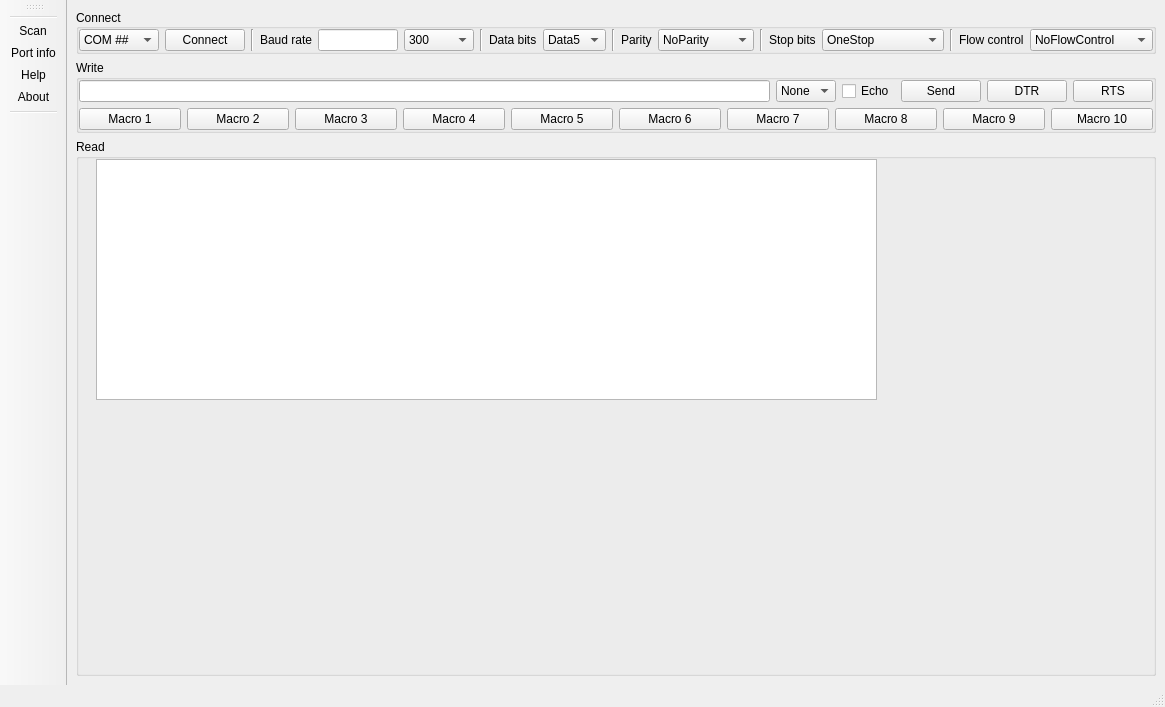
<?xml version="1.0" encoding="UTF-8"?>
<ui version="4.0">
 <class>MainWindow</class>
 <widget class="QMainWindow" name="MainWindow">
  <property name="geometry">
   <rect>
    <x>0</x>
    <y>0</y>
    <width>1127</width>
    <height>707</height>
   </rect>
  </property>
  <property name="windowTitle">
   <string>Terminal by ZoMbiE</string>
  </property>
  <widget class="QWidget" name="centralwidget">
   <layout class="QVBoxLayout" name="verticalLayout_2">
    <item>
     <layout class="QVBoxLayout" name="verticalLayout">
      <item>
       <widget class="QGroupBox" name="gbConnect">
        <property name="sizePolicy">
         <sizepolicy hsizetype="Preferred" vsizetype="Preferred">
          <horstretch>0</horstretch>
          <verstretch>0</verstretch>
         </sizepolicy>
        </property>
        <property name="title">
         <string>Connect</string>
        </property>
        <property name="alignment">
         <set>Qt::AlignmentFlag::AlignLeading|Qt::AlignmentFlag::AlignLeft|Qt::AlignmentFlag::AlignVCenter</set>
        </property>
        <property name="flat">
         <bool>true</bool>
        </property>
        <property name="checkable">
         <bool>false</bool>
        </property>
        <layout class="QGridLayout" name="lyConnect">
         <property name="leftMargin">
          <number>0</number>
         </property>
         <property name="topMargin">
          <number>0</number>
         </property>
         <property name="rightMargin">
          <number>0</number>
         </property>
         <property name="bottomMargin">
          <number>0</number>
         </property>
         <item row="0" column="0">
          <layout class="QHBoxLayout" name="horizontalLayout">
           <item>
            <widget class="QComboBox" name="cbSerial">
             <property name="sizePolicy">
              <sizepolicy hsizetype="Fixed" vsizetype="Fixed">
               <horstretch>0</horstretch>
               <verstretch>0</verstretch>
              </sizepolicy>
             </property>
             <property name="minimumSize">
              <size>
               <width>80</width>
               <height>0</height>
              </size>
             </property>
             <item>
              <property name="text">
               <string>COM ##</string>
              </property>
             </item>
            </widget>
           </item>
           <item>
            <widget class="QPushButton" name="pbConnect">
             <property name="text">
              <string>Connect</string>
             </property>
            </widget>
           </item>
           <item>
            <widget class="Line" name="line">
             <property name="orientation">
              <enum>Qt::Orientation::Vertical</enum>
             </property>
            </widget>
           </item>
           <item>
            <widget class="QLabel" name="lBaudRaste">
             <property name="text">
              <string>Baud rate</string>
             </property>
            </widget>
           </item>
           <item>
            <widget class="QLineEdit" name="leBaudRate">
             <property name="sizePolicy">
              <sizepolicy hsizetype="Fixed" vsizetype="Fixed">
               <horstretch>0</horstretch>
               <verstretch>0</verstretch>
              </sizepolicy>
             </property>
             <property name="maximumSize">
              <size>
               <width>80</width>
               <height>16777215</height>
              </size>
             </property>
             <property name="inputMethodHints">
              <set>Qt::InputMethodHint::ImhNone</set>
             </property>
            </widget>
           </item>
           <item>
            <widget class="QComboBox" name="cbBaudRate">
             <property name="sizePolicy">
              <sizepolicy hsizetype="Fixed" vsizetype="Fixed">
               <horstretch>0</horstretch>
               <verstretch>0</verstretch>
              </sizepolicy>
             </property>
             <property name="minimumSize">
              <size>
               <width>70</width>
               <height>0</height>
              </size>
             </property>
             <property name="autoFillBackground">
              <bool>false</bool>
             </property>
             <property name="inputMethodHints">
              <set>Qt::InputMethodHint::ImhNone</set>
             </property>
             <property name="editable">
              <bool>false</bool>
             </property>
             <item>
              <property name="text">
               <string>300</string>
              </property>
             </item>
             <item>
              <property name="text">
               <string>600</string>
              </property>
             </item>
             <item>
              <property name="text">
               <string>1200</string>
              </property>
             </item>
             <item>
              <property name="text">
               <string>2400</string>
              </property>
             </item>
             <item>
              <property name="text">
               <string>4800</string>
              </property>
             </item>
             <item>
              <property name="text">
               <string>9600</string>
              </property>
             </item>
             <item>
              <property name="text">
               <string>14400</string>
              </property>
             </item>
             <item>
              <property name="text">
               <string>19200</string>
              </property>
             </item>
             <item>
              <property name="text">
               <string>38400</string>
              </property>
             </item>
             <item>
              <property name="text">
               <string>115200</string>
              </property>
             </item>
             <item>
              <property name="text">
               <string>230400</string>
              </property>
             </item>
             <item>
              <property name="text">
               <string>460800</string>
              </property>
             </item>
             <item>
              <property name="text">
               <string>921600</string>
              </property>
             </item>
            </widget>
           </item>
           <item>
            <widget class="Line" name="line_2">
             <property name="orientation">
              <enum>Qt::Orientation::Vertical</enum>
             </property>
            </widget>
           </item>
           <item>
            <widget class="QLabel" name="lDataBits">
             <property name="text">
              <string>Data bits</string>
             </property>
            </widget>
           </item>
           <item>
            <widget class="QComboBox" name="cbDataBits">
             <item>
              <property name="text">
               <string>Data5</string>
              </property>
             </item>
             <item>
              <property name="text">
               <string>Data6</string>
              </property>
             </item>
             <item>
              <property name="text">
               <string>Data7</string>
              </property>
             </item>
             <item>
              <property name="text">
               <string>Data8</string>
              </property>
             </item>
            </widget>
           </item>
           <item>
            <widget class="Line" name="line_3">
             <property name="orientation">
              <enum>Qt::Orientation::Vertical</enum>
             </property>
            </widget>
           </item>
           <item>
            <widget class="QLabel" name="lParity">
             <property name="text">
              <string>Parity</string>
             </property>
            </widget>
           </item>
           <item>
            <widget class="QComboBox" name="cbParity">
             <item>
              <property name="text">
               <string>NoParity</string>
              </property>
             </item>
             <item>
              <property name="text">
               <string>EvenParity</string>
              </property>
             </item>
             <item>
              <property name="text">
               <string>OddParity</string>
              </property>
             </item>
             <item>
              <property name="text">
               <string>SpaceParity</string>
              </property>
             </item>
             <item>
              <property name="text">
               <string>MarkParity</string>
              </property>
             </item>
            </widget>
           </item>
           <item>
            <widget class="Line" name="line_4">
             <property name="orientation">
              <enum>Qt::Orientation::Vertical</enum>
             </property>
            </widget>
           </item>
           <item>
            <widget class="QLabel" name="lStopBits">
             <property name="text">
              <string>Stop bits</string>
             </property>
            </widget>
           </item>
           <item>
            <widget class="QComboBox" name="cbStopBits">
             <item>
              <property name="text">
               <string>OneStop</string>
              </property>
             </item>
             <item>
              <property name="text">
               <string>OneAndHalfStop</string>
              </property>
             </item>
             <item>
              <property name="text">
               <string>TwoStop</string>
              </property>
             </item>
            </widget>
           </item>
           <item>
            <widget class="Line" name="line_5">
             <property name="orientation">
              <enum>Qt::Orientation::Vertical</enum>
             </property>
            </widget>
           </item>
           <item>
            <widget class="QLabel" name="lFlowControl">
             <property name="text">
              <string>Flow control</string>
             </property>
            </widget>
           </item>
           <item>
            <widget class="QComboBox" name="cbFlowControl">
             <item>
              <property name="text">
               <string>NoFlowControl</string>
              </property>
             </item>
             <item>
              <property name="text">
               <string>HardwareControl</string>
              </property>
             </item>
             <item>
              <property name="text">
               <string>SoftwareControl</string>
              </property>
             </item>
            </widget>
           </item>
          </layout>
         </item>
         <item row="0" column="1">
          <spacer name="horizontalSpacer">
           <property name="orientation">
            <enum>Qt::Orientation::Horizontal</enum>
           </property>
           <property name="sizeHint" stdset="0">
            <size>
             <width>40</width>
             <height>20</height>
            </size>
           </property>
          </spacer>
         </item>
        </layout>
       </widget>
      </item>
      <item>
       <widget class="QGroupBox" name="gbWrite">
        <property name="sizePolicy">
         <sizepolicy hsizetype="Expanding" vsizetype="Preferred">
          <horstretch>0</horstretch>
          <verstretch>0</verstretch>
         </sizepolicy>
        </property>
        <property name="title">
         <string>Write</string>
        </property>
        <property name="flat">
         <bool>true</bool>
        </property>
        <layout class="QVBoxLayout" name="verticalLayout_3">
         <property name="leftMargin">
          <number>0</number>
         </property>
         <property name="topMargin">
          <number>0</number>
         </property>
         <property name="rightMargin">
          <number>0</number>
         </property>
         <property name="bottomMargin">
          <number>0</number>
         </property>
         <item>
          <layout class="QHBoxLayout" name="horizontalLayout_2">
           <item>
            <widget class="QLineEdit" name="leSend"/>
           </item>
           <item>
            <widget class="QComboBox" name="cbSendEoL">
             <item>
              <property name="text">
               <string>None</string>
              </property>
             </item>
             <item>
              <property name="text">
               <string>\n</string>
              </property>
             </item>
             <item>
              <property name="text">
               <string>\r</string>
              </property>
             </item>
             <item>
              <property name="text">
               <string>\r\n</string>
              </property>
             </item>
            </widget>
           </item>
           <item>
            <widget class="QCheckBox" name="cbEchoSend">
             <property name="text">
              <string>Echo</string>
             </property>
            </widget>
           </item>
           <item>
            <widget class="QPushButton" name="pbSend">
             <property name="text">
              <string>Send</string>
             </property>
            </widget>
           </item>
           <item>
            <widget class="QPushButton" name="pbDTR">
             <property name="text">
              <string>DTR</string>
             </property>
             <property name="checkable">
              <bool>true</bool>
             </property>
            </widget>
           </item>
           <item>
            <widget class="QPushButton" name="pbRTS">
             <property name="text">
              <string>RTS</string>
             </property>
             <property name="checkable">
              <bool>true</bool>
             </property>
            </widget>
           </item>
          </layout>
         </item>
         <item>
          <layout class="QHBoxLayout" name="horizontalLayout_4">
           <item>
            <widget class="QPushButton" name="pbMacro1">
             <property name="text">
              <string>Macro 1</string>
             </property>
            </widget>
           </item>
           <item>
            <widget class="QPushButton" name="pbMacro2">
             <property name="text">
              <string>Macro 2</string>
             </property>
            </widget>
           </item>
           <item>
            <widget class="QPushButton" name="pbMacro3">
             <property name="text">
              <string>Macro 3</string>
             </property>
            </widget>
           </item>
           <item>
            <widget class="QPushButton" name="pbMacro4">
             <property name="text">
              <string>Macro 4</string>
             </property>
            </widget>
           </item>
           <item>
            <widget class="QPushButton" name="pbMacro5">
             <property name="text">
              <string>Macro 5</string>
             </property>
            </widget>
           </item>
           <item>
            <widget class="QPushButton" name="pbMacro6">
             <property name="text">
              <string>Macro 6</string>
             </property>
            </widget>
           </item>
           <item>
            <widget class="QPushButton" name="pbMacro7">
             <property name="text">
              <string>Macro 7</string>
             </property>
            </widget>
           </item>
           <item>
            <widget class="QPushButton" name="pbMacro8">
             <property name="text">
              <string>Macro 8</string>
             </property>
            </widget>
           </item>
           <item>
            <widget class="QPushButton" name="pbMacro9">
             <property name="text">
              <string>Macro 9</string>
             </property>
            </widget>
           </item>
           <item>
            <widget class="QPushButton" name="pbMacro10">
             <property name="text">
              <string>Macro 10</string>
             </property>
            </widget>
           </item>
          </layout>
         </item>
        </layout>
       </widget>
      </item>
      <item>
       <widget class="QGroupBox" name="gbRead">
        <property name="sizePolicy">
         <sizepolicy hsizetype="Preferred" vsizetype="Expanding">
          <horstretch>0</horstretch>
          <verstretch>0</verstretch>
         </sizepolicy>
        </property>
        <property name="title">
         <string>Read</string>
        </property>
        <property name="flat">
         <bool>true</bool>
        </property>
        <widget class="QPlainTextEdit" name="pteReadSerial">
         <property name="geometry">
          <rect>
           <x>20</x>
           <y>20</y>
           <width>781</width>
           <height>241</height>
          </rect>
         </property>
        </widget>
       </widget>
      </item>
     </layout>
    </item>
   </layout>
  </widget>
  <widget class="QStatusBar" name="statusbar"/>
  <widget class="QToolBar" name="toolBar">
   <property name="windowTitle">
    <string>toolBar</string>
   </property>
   <attribute name="toolBarArea">
    <enum>LeftToolBarArea</enum>
   </attribute>
   <attribute name="toolBarBreak">
    <bool>false</bool>
   </attribute>
   <addaction name="separator"/>
   <addaction name="aScan"/>
   <addaction name="aPortInfo"/>
   <addaction name="aHelp"/>
   <addaction name="aAbout"/>
   <addaction name="separator"/>
  </widget>
  <action name="aScan">
   <property name="text">
    <string>Scan</string>
   </property>
   <property name="menuRole">
    <enum>QAction::MenuRole::NoRole</enum>
   </property>
  </action>
  <action name="aPortInfo">
   <property name="text">
    <string>Port info</string>
   </property>
   <property name="menuRole">
    <enum>QAction::MenuRole::NoRole</enum>
   </property>
  </action>
  <action name="aHelp">
   <property name="text">
    <string>Help</string>
   </property>
   <property name="menuRole">
    <enum>QAction::MenuRole::NoRole</enum>
   </property>
  </action>
  <action name="aAbout">
   <property name="text">
    <string>About</string>
   </property>
   <property name="menuRole">
    <enum>QAction::MenuRole::NoRole</enum>
   </property>
  </action>
 </widget>
 <resources/>
 <connections/>
</ui>
